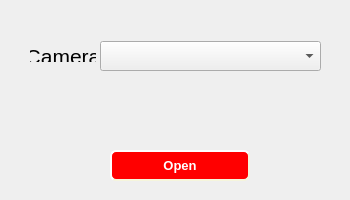
<?xml version="1.0" encoding="UTF-8"?>
<ui version="4.0">
 <class>CameraController</class>
 <widget class="QDialog" name="CameraController">
  <property name="geometry">
   <rect>
    <x>0</x>
    <y>0</y>
    <width>350</width>
    <height>200</height>
   </rect>
  </property>
  <property name="sizePolicy">
   <sizepolicy hsizetype="Fixed" vsizetype="Fixed">
    <horstretch>0</horstretch>
    <verstretch>0</verstretch>
   </sizepolicy>
  </property>
  <property name="font">
   <font>
    <pointsize>15</pointsize>
   </font>
  </property>
  <property name="windowTitle">
   <string>Dialog</string>
  </property>
  <widget class="QComboBox" name="comboBox_selcamera">
   <property name="geometry">
    <rect>
     <x>100</x>
     <y>41</y>
     <width>221</width>
     <height>30</height>
    </rect>
   </property>
  </widget>
  <widget class="QLabel" name="label">
   <property name="geometry">
    <rect>
     <x>30</x>
     <y>50</y>
     <width>66</width>
     <height>12</height>
    </rect>
   </property>
   <property name="font">
    <font>
     <pointsize>16</pointsize>
    </font>
   </property>
   <property name="text">
    <string>Camera</string>
   </property>
   <property name="alignment">
    <set>Qt::AlignCenter</set>
   </property>
  </widget>
  <widget class="QPushButton" name="GetCameraBtn">
   <property name="geometry">
    <rect>
     <x>110</x>
     <y>150</y>
     <width>140</width>
     <height>31</height>
    </rect>
   </property>
   <property name="styleSheet">
    <string notr="true">QPushButton {
background-color: #ff0000;
border-style: outset;
border-width: 2px;
border-radius: 6px;
border-color: beige;
font: bold 13px;
min-width: 8em;
padding: 4px;
color:white;
}

QPushButton:pressed {
background-color: green;
color:black;
}</string>
   </property>
   <property name="text">
    <string>Open</string>
   </property>
  </widget>
 </widget>
 <resources/>
 <connections/>
</ui>
